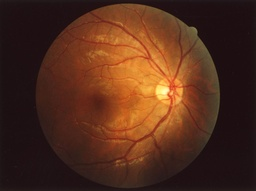
#> input picture A4/data/fundus.jpg, 256 x 191 px, shrunk from 1280 x 957 before the run
$ jupyter execute Q2.ipynb
#> lines starting #> are read from the running program, lines starting #| are printed output that depends on the picture
[cell 1]
import numpy as np
import matplotlib.pyplot as plt
import cv2

[cell 2]
img = cv2.imread("data/fundus.jpg", cv2.IMREAD_GRAYSCALE)
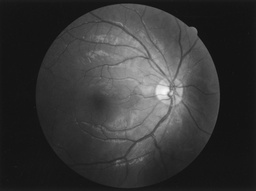
#> img: shape (191, 256); min 13, max 248, mean 54.5
plt.imshow(img, cmap="gray")
plt.title("Fundus image , F")
plt.axis("off")
plt.savefig("data/fundus_grayscale.png")
plt.show()

[cell 3]
img.shape
#> Out = (191, 256)

[cell 4]
# Create a disk-shaped structuring element
def create_disk(radius):
#> called with radius = 5
    se = np.zeros((2*radius+1, 2*radius+1), dtype=np.uint8)
    for i in range(2*radius+1):
        for j in range(2*radius+1):
            if (i - radius)**2 + (j - radius)**2 <= radius**2:
                se[i, j] = 1
    return se

se = create_disk(5)

[cell 5]
# Custom Erosion Function
def custom_erosion(image, se):
    pad_x, pad_y = se.shape[0] // 2, se.shape[1] // 2
    padded_image = np.pad(image, ((pad_x, pad_x), (pad_y, pad_y)), mode='constant', constant_values=255)
    eroded_image = np.zeros_like(image)

    for i in range(pad_x, padded_image.shape[0] - pad_x):
        for j in range(pad_y, padded_image.shape[1] - pad_y):
            region = padded_image[i-pad_x:i+pad_x+1, j-pad_y:j+pad_y+1]
            eroded_image[i-pad_x, j-pad_y] = np.min(region[se == 1])
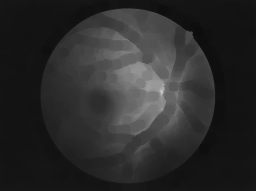
#> eroded_image: shape (191, 256); min 13, max 200, mean 43.2

    return eroded_image

# Applying custom erosion
eroded_image = custom_erosion(img, se)
plt.imshow(eroded_image, cmap='gray')
plt.axis('off')

plt.title("Image after erosion on F")
plt.show()

[cell 6]
# Custom Dilation Function
def custom_dilation(image, se):
    pad_x, pad_y = se.shape[0] // 2, se.shape[1] // 2
    padded_image = np.pad(image, ((pad_x, pad_x), (pad_y, pad_y)), mode='constant', constant_values=0)
    dilated_image = np.zeros_like(image)

    for i in range(pad_x, padded_image.shape[0] - pad_x):
        for j in range(pad_y, padded_image.shape[1] - pad_y):
            region = padded_image[i-pad_x:i+pad_x+1, j-pad_y:j+pad_y+1]
            dilated_image[i-pad_x, j-pad_y] = np.max(region[se == 1])

    return dilated_image

# Apply custom dilation
dilated_image = custom_dilation(eroded_image, se)
plt.imshow(dilated_image, cmap='gray')
plt.title("Dilation on Image F")
plt.axis('off')
plt.show()

[cell 7]
# Custom Opening Function
def custom_opening(image, se):
    eroded_image = custom_erosion(image, se)
    opened_image = custom_dilation(eroded_image, se)
    return opened_image

# Apply custom opening
opened_image = custom_opening(img, se)
plt.imshow(opened_image, cmap='gray')
plt.title("Opening on Image F")
plt.axis('off')
plt.show()

[cell 8]
# Custom Closing Function
def custom_closing(image, se):
    dilated_image = custom_dilation(image, se)
#> after the loop in custom_dilation (call 3), `for i in range(pad_x, padded_image.shape[0] - pad_x):`:
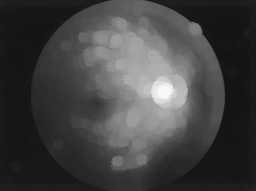
#> dilated_image: shape (191, 256); min 19, max 248, mean 66.5
    closed_image = custom_erosion(dilated_image, se)
#> after the loop in custom_erosion (call 3), `for i in range(pad_x, padded_image.shape[0] - pad_x):`:
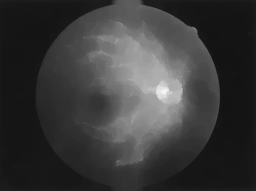
#> eroded_image: shape (191, 256); min 19, max 248, mean 57.9
    return closed_image

# Apply custom closing
closed_image = custom_closing(img, se)
plt.imshow(closed_image, cmap='gray')
plt.title("Closing on Image F")
plt.axis('off')

plt.show()

[cell 9]
#***************Part b**********************#
# Part (b) - Bottom-Hat Transform to Extract Blood Vessels
def bottom_hat_transform(image, se):
    closed_image = custom_closing(image, se)
    bottom_hat = closed_image - image
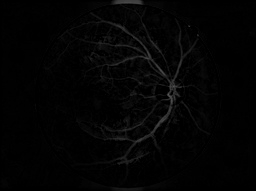
#> bottom_hat: shape (191, 256); min 0, max 90, mean 3.4
    return bottom_hat

# Applying bottom-hat transform
vessels_image = bottom_hat_transform(img, se)
plt.imshow(vessels_image, cmap='gray')
plt.title("Bottom-Hat Transform (Blood Vessels Highlighted) radius =5")
plt.axis('off')

plt.show()

[cell 10]
se7 = create_disk(7)
vessels_image2 = bottom_hat_transform(img, se7)
#> after the loop in custom_dilation (call 5), `for i in range(pad_x, padded_image.shape[0] - pad_x):`:
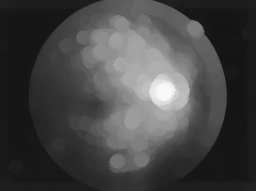
#> dilated_image: shape (191, 256); min 19, max 248, mean 69.9
plt.imshow(vessels_image2, cmap='gray')
plt.title("Bottom-Hat Transform (Blood Vessels Highlighted) radius =7")
plt.axis('off')
plt.show()

[cell 11]
# Part (c) - Removing Highlight Artifacts
def remove_highlights(vessels_image, se):
    opened = custom_closing(vessels_image, se)
#> after the loop in custom_dilation (call 6), `for i in range(pad_x, padded_image.shape[0] - pad_x):`:
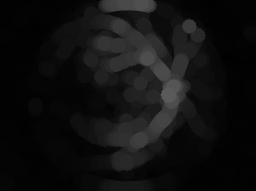
#> dilated_image: shape (191, 256); min 0, max 90, mean 15.8
#> in custom_erosion (call 6), `padded_image = np.pad(image, ((pad_x, pad_x), (pad_y, pad_y)), mode='c..`:
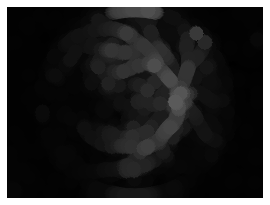
#> padded_image: shape (205, 270); min 0, max 255, mean 43.7
#> after the loop in custom_erosion (call 6), `for i in range(pad_x, padded_image.shape[0] - pad_x):`:
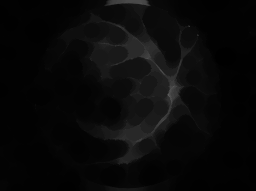
#> eroded_image: shape (191, 256); min 0, max 90, mean 8.8
    return opened

# Applying highlight removal
cleaned_vessels_image = remove_highlights(vessels_image2, se7)
plt.imshow(cleaned_vessels_image, cmap='gray')
plt.title("Vessels after Removing Highlights")
plt.axis("off")
plt.show()

[cell 12]
# Part (d) - Granulometry for Thickness Estimation
def granulometry_analysis(vessels_image, max_radius=20):
#> called with max_radius = 20
    sizes = list(range(1, max_radius + 1))
    granulometry_values = []

    for r in sizes:
        se = create_disk(r)
        opened_image = custom_opening(vessels_image, se)
        granulometry_values.append(np.sum(opened_image))
#> after the loop, granulometry_values = [421721, 414276, 405340, 395192, 383299, 376241, 369854, 361742, 349977, 338427, 332023, 321691, 312909, 305473, 302462, 300813, 297827, 296243, 288928, 284714]

    # Plot granulometry results
    plt.figure(figsize=(10, 6))
    plt.plot(sizes, granulometry_values, marker='o')
    plt.title("Granulometry Analysis - Thickness Distribution")
    plt.xlabel("Structuring Element Radius")
    plt.ylabel("Sum of Pixel Intensities (Granulometry)")
    plt.show()
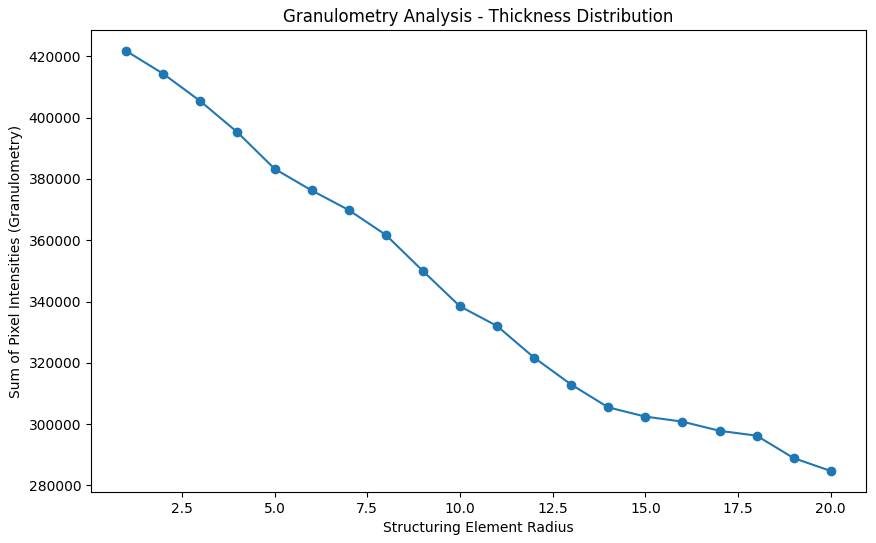
#> figure drawn by matplotlib, 1 panel; curve peaks at x = 1, y = 421721

# Run granulometry analysis
granulometry_analysis(cleaned_vessels_image)
